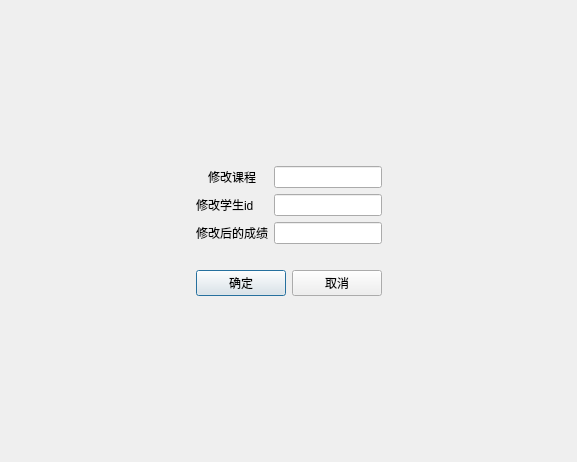
<?xml version="1.0" encoding="UTF-8"?>
<ui version="4.0">
 <class>changestuscoreshow</class>
 <widget class="QDialog" name="changestuscoreshow">
  <property name="geometry">
   <rect>
    <x>0</x>
    <y>0</y>
    <width>577</width>
    <height>462</height>
   </rect>
  </property>
  <property name="windowTitle">
   <string>Dialog</string>
  </property>
  <layout class="QGridLayout" name="gridLayout_2">
   <item row="0" column="1">
    <spacer name="verticalSpacer">
     <property name="orientation">
      <enum>Qt::Vertical</enum>
     </property>
     <property name="sizeHint" stdset="0">
      <size>
       <width>20</width>
       <height>137</height>
      </size>
     </property>
    </spacer>
   </item>
   <item row="1" column="0">
    <spacer name="horizontalSpacer">
     <property name="orientation">
      <enum>Qt::Horizontal</enum>
     </property>
     <property name="sizeHint" stdset="0">
      <size>
       <width>133</width>
       <height>20</height>
      </size>
     </property>
    </spacer>
   </item>
   <item row="1" column="1">
    <layout class="QGridLayout" name="gridLayout">
     <item row="0" column="0">
      <widget class="QLabel" name="label">
       <property name="text">
        <string>修改课程</string>
       </property>
       <property name="alignment">
        <set>Qt::AlignCenter</set>
       </property>
      </widget>
     </item>
     <item row="0" column="1">
      <widget class="QLineEdit" name="coursechange"/>
     </item>
     <item row="1" column="0">
      <widget class="QLabel" name="label_2">
       <property name="text">
        <string>修改学生id</string>
       </property>
      </widget>
     </item>
     <item row="1" column="1">
      <widget class="QLineEdit" name="stuchange"/>
     </item>
     <item row="2" column="0">
      <widget class="QLabel" name="label_3">
       <property name="text">
        <string>修改后的成绩</string>
       </property>
       <property name="alignment">
        <set>Qt::AlignCenter</set>
       </property>
      </widget>
     </item>
     <item row="2" column="1">
      <widget class="QLineEdit" name="scorechange"/>
     </item>
    </layout>
   </item>
   <item row="1" column="2">
    <spacer name="horizontalSpacer_2">
     <property name="orientation">
      <enum>Qt::Horizontal</enum>
     </property>
     <property name="sizeHint" stdset="0">
      <size>
       <width>132</width>
       <height>20</height>
      </size>
     </property>
    </spacer>
   </item>
   <item row="2" column="1">
    <spacer name="verticalSpacer_3">
     <property name="orientation">
      <enum>Qt::Vertical</enum>
     </property>
     <property name="sizeType">
      <enum>QSizePolicy::Fixed</enum>
     </property>
     <property name="sizeHint" stdset="0">
      <size>
       <width>20</width>
       <height>20</height>
      </size>
     </property>
    </spacer>
   </item>
   <item row="3" column="1">
    <layout class="QHBoxLayout" name="horizontalLayout">
     <item>
      <widget class="QPushButton" name="changeok">
       <property name="text">
        <string>确定</string>
       </property>
      </widget>
     </item>
     <item>
      <widget class="QPushButton" name="changeno">
       <property name="text">
        <string>取消</string>
       </property>
      </widget>
     </item>
    </layout>
   </item>
   <item row="4" column="1">
    <spacer name="verticalSpacer_2">
     <property name="orientation">
      <enum>Qt::Vertical</enum>
     </property>
     <property name="sizeHint" stdset="0">
      <size>
       <width>20</width>
       <height>137</height>
      </size>
     </property>
    </spacer>
   </item>
  </layout>
 </widget>
 <resources/>
 <connections>
  <connection>
   <sender>changeno</sender>
   <signal>clicked()</signal>
   <receiver>changestuscoreshow</receiver>
   <slot>close()</slot>
   <hints>
    <hint type="sourcelabel">
     <x>352</x>
     <y>286</y>
    </hint>
    <hint type="destinationlabel">
     <x>283</x>
     <y>228</y>
    </hint>
   </hints>
  </connection>
 </connections>
</ui>
